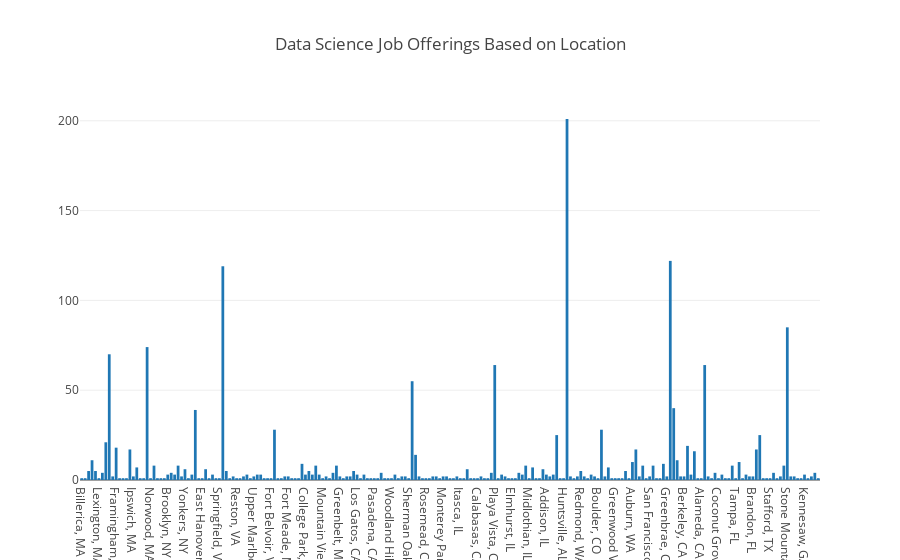

Notebook cell for this chart:
### Code cell
import plotly
from plotly.graph_objs import Figure, Histogram, Bar, Layout
loc_cat = distinct_df["job_location"].unique()
# print(type(loc_cat))
loc_count = distinct_df.groupby("job_location")["job_location"].count()
# print((loc_count))
data = [Bar(x=loc_cat, y = loc_count)]
# location_df = distinct_df.groupby("job_location").count()
layout = Layout(title="Data Science Job Offerings Based on Location")
fig = Figure(data=data, layout=layout)
plotly.offline.iplot(fig)

# import plotly.plotly as py
# import plotly.graph_objs as go

# data = [go.Bar(
#             x=['giraffes', 'orangutans', 'monkeys'],
#             y=[20, 14, 23]
#     )]

# py.iplot(data, filename='basic-bar')

### Figure 1 — Plotly figure (JSON) as saved in the notebook; plotly's stock layout.template omitted (floating-point values rounded to 4 significant figures; data arrays with more than 128 entries replaced by an {"elided": "..."} marker saying what was removed)
{"data": [{"type": "bar", "x": {"elided": "215 str values"}, "y": {"elided": "215 int values"}}], "layout": {"title": "Data Science Job Offerings Based on Location"}}
